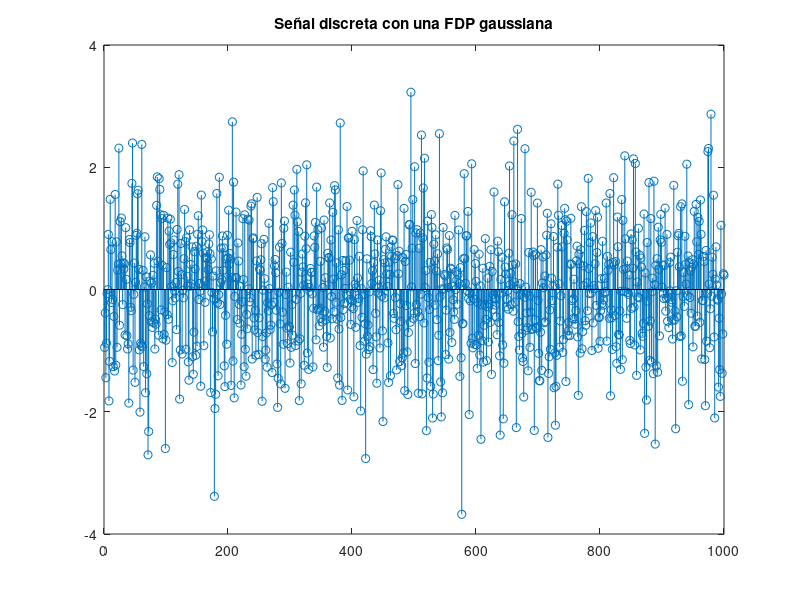
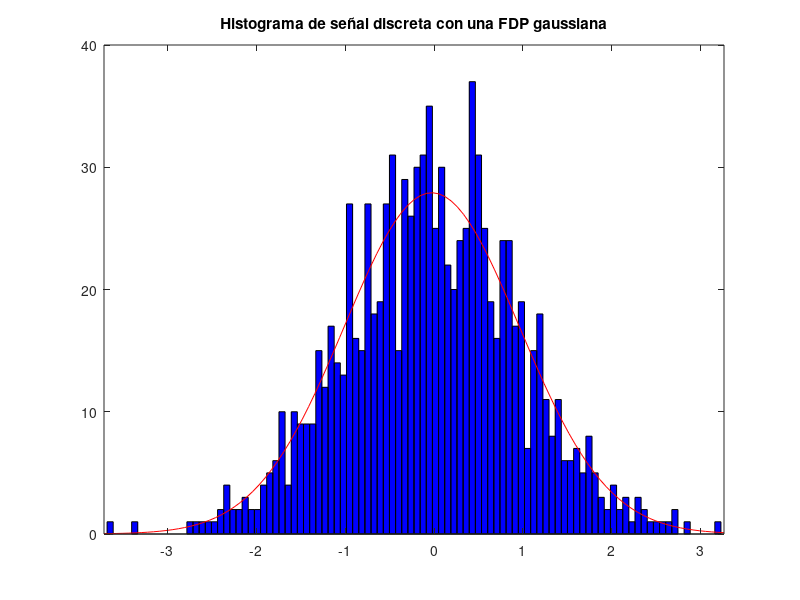

Write MATLAB code to recreate these figures, in order.
%% PRÁCTICA 10.1. Generación y caracterización estadística del ruido gaussiano blanco 

clc, clear all, close all
y = randn(1,1000); % vector de 1000 muestras
stem(y)
title('Señal discreta con una FDP gaussiana')
figure
histfit(y,100) % permite hallar el histograma y superponer el mejor ajuste gaussiano
title('Histograma de señal discreta con una FDP gaussiana')
%% Mediciones para realizar VERIFICACIÓN:
% Tendencia central (media aritmética o promedio):
promedio=mean(y);
% Dispersión (desviación estándar):
desv_est=std(y);
% Asimetría (skweness):
asimetria=skewness(y);
% Peso en colas (kurtosis):
peso_colas=kurtosis(y);
